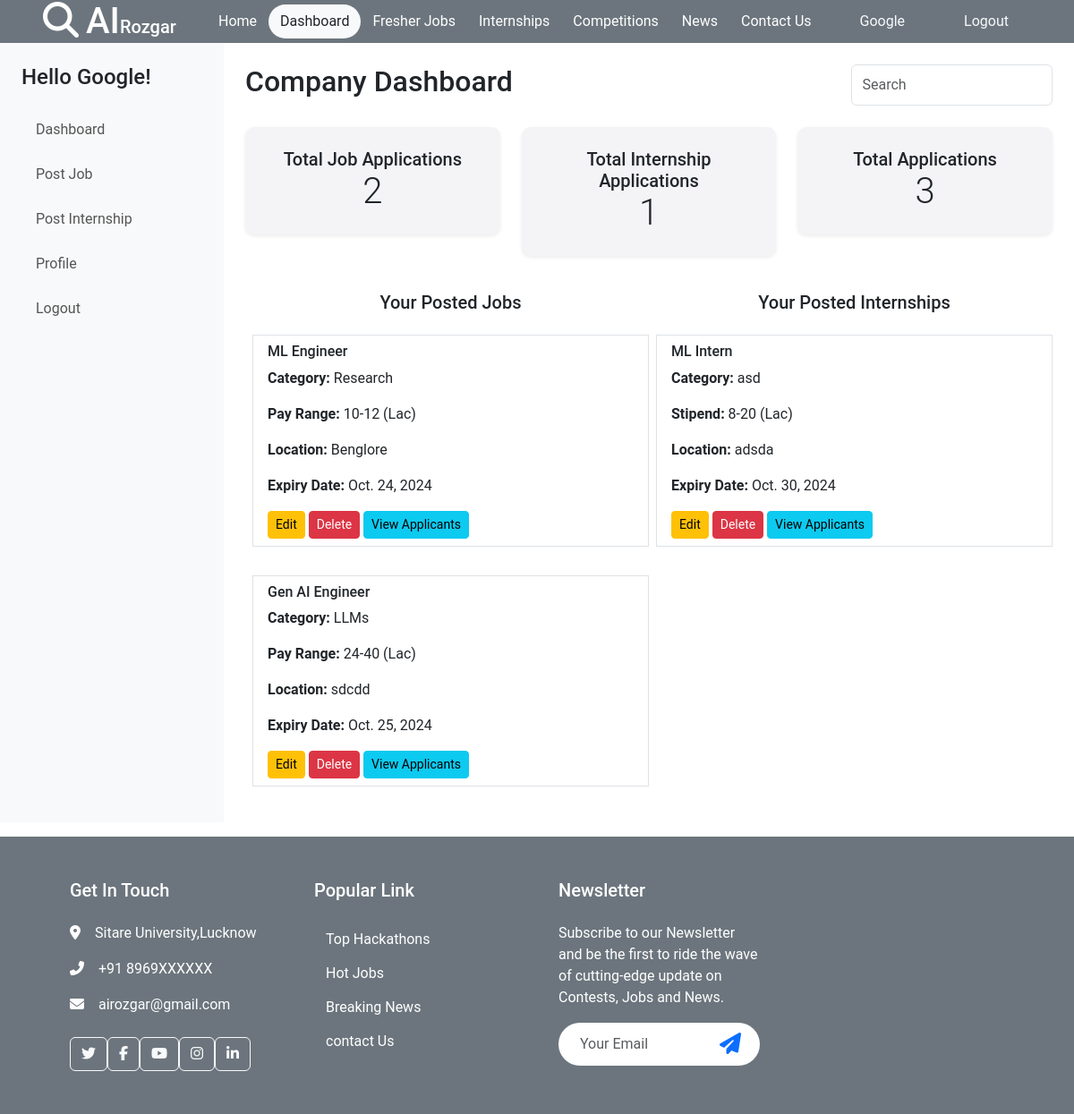
Page /company/ (signed in) on the committed database.
### home/models.py (models this page shows, shortened)
class Company(models.Model):
    user = models.OneToOneField(User, on_delete=models.CASCADE)  # Connect with the User model
    company_name = models.CharField(max_length=255)
    phone_number = models.CharField(max_length=15)
    email = models.EmailField(max_length=255, blank=True, null=True)
    website = models.URLField(max_length=255)
    location = models.CharField(max_length=255, blank=True, null=True)
    profile_picture = models.ImageField(upload_to='profile_pictures/companies/', blank=True, null=True)

class Job(models.Model):
    company = models.ForeignKey(Company, on_delete=models.CASCADE)
    title = models.CharField(max_length=255, default='Job')
    description = models.TextField()
    field = models.CharField(max_length=255)
    category = models.CharField(max_length=255)
    pay_range = models.CharField(max_length=20)
    location = models.CharField(max_length=255)
    expiry_date = models.DateField()
    created_date = models.DateField(auto_now_add=True)
    skills = models.TextField()
    student_applied = models.JSONField()  # To store hashmap of students applied

class Internship(models.Model):
    company = models.ForeignKey(Company, on_delete=models.CASCADE)
    title = models.CharField(max_length=255, default='Internship')
    description = models.TextField()
    field = models.CharField(max_length=255)
    category = models.CharField(max_length=255)
    stipend = models.CharField(max_length=20)
    location = models.CharField(max_length=255)
    expiry_date = models.DateField()
    created_date = models.DateField(auto_now_add=True)
    skills = models.TextField()
    student_applied = models.JSONField()  # To store hashmap of students applied

### home/views.py (the view)
# urls.py: path('company/', company, name='company'),
@login_required(login_url="/login/")
def company(request):
    company = request.user.company
    jobs = Job.objects.filter(company=company)
    internships = Internship.objects.filter(company=company)
    return render(request, 'company.html', {'jobs': jobs, 'internships': internships})

### home/templates/company.html (shortened to what this page needs)
{% extends 'base.html' %}
{% block start %}
<div class="d-flex">
    <div id="sidebar" class="bg-light p-4">
        <h4 class="mb-4">Hello {{ request.user.company.company_name }}!</span></h4>
        <ul class="nav flex-column">
            <li class="nav-item"><a href="/company/" class="nav-link">Dashboard</a></li>
            <li class="nav-item"><a href="/postjob/" class="nav-link">Post Job</a></li>
            <li class="nav-item"><a href="/postinternship/" class="nav-link">Post Internship</a></li>
            <li class="nav-item"><a href="/editcompany/" class="nav-link">Profile</a></li>
            <li class="nav-item"><a href="/logout/" class="nav-link material-symbols-sharp">Logout</a></li>
        </ul>
    </div>
    <div id="main-content" class="container-fluid p-4">
        <div class="d-flex justify-content-between mb-4">
            <h2>Company Dashboard</h2>
            <input type="text" class="form-control w-25" placeholder="Search">
        </div>
        <div class="row text-center">
            <div class="col-md-4">
                <div class="card p-4 shadow-sm">
                    <h5>Total Job Applications</h5>
                    <p class="display-6">{{ jobs.count }}</p>
                </div>
            </div>
            <div class="col-md-4">
                <div class="card p-4 shadow-sm">
                    <h5>Total Internship Applications</h5>
                    <p class="display-6">{{ internships.count }}</p>
                </div>
            </div>
            <div class="col-md-4">
                <div class="card p-4 shadow-sm">
                    <h5>Total Applications</h5>
                    <p class="display-6">{{ jobs.count|add:internships.count }}</p>
                </div>
            </div>
        </div>
        <div class="d-flex mt-4">
            <div class="w-50 pr-3 mx-2">
                <h5 class="text-center font-weight-bold mt-3">Your Posted Jobs</h5>
                <ul class="list-group">
                    {% for job in jobs %}
                    <div class="my-3">
                        <li class="list-group-item">
                            <h6>{{ job.title }}</h6>
                            <p><strong>Category:</strong> {{ job.category }}</p>
                            <p><strong>Pay Range:</strong> {{ job.pay_range }} (Lac)</p>
                            <p><strong>Location:</strong> {{ job.location }}</p>
                            <p><strong>Expiry Date:</strong> {{ job.expiry_date }}</p>
                            <div class="mt-2">
                                <a href="{% url 'edit_job' job.id %}" class="btn btn-sm btn-warning">Edit</a>
                                <a href="{% url 'delete_job' job.id %}" class="btn btn-sm btn-danger">Delete</a>
                                <a href="{% url 'job_applicants' job.id %}" class="btn btn-sm btn-info">View Applicants</a>
                            </div>
                        </li>
                    </div>
                    {% empty %}
                    <li class="list-group-item">No jobs posted yet.</li>
                    {% endfor %}
                </ul>
            </div>
            <div class="w-50 pl-3">
                <h5 class="text-center font-weight-bold mt-3">Your Posted Internships</h5>
                <ul class="list-group">
                    {% for internship in internships %}
                    <div class="my-3">
                        <li class="list-group-item">
                            <h6>{{ internship.title }}</h6>
                            <p><strong>Category:</strong> {{ internship.category }}</p>
                            <p><strong>Stipend:</strong> {{ internship.stipend }} (Lac)</p>
                            <p><strong>Location:</strong> {{ internship.location }}</p>
                            <p><strong>Expiry Date:</strong> {{ internship.expiry_date }}</p>
                            <div class="mt-2">
                                <a href="{% url 'edit_internship' internship.id %}" class="btn btn-sm btn-warning">Edit</a>
                                <a href="{% url 'delete_internship' internship.id %}" class="btn btn-sm btn-danger">Delete</a>
                                <a href="{% url 'internship_applicants' internship.id %}" class="btn btn-sm btn-info">View Applicants</a>
                            </div>
                        </li>
                    </div>
                    {% empty %}
                    <li class="list-group-item">No internships posted yet.</li>
                    {% endfor %}
                </ul>
            </div>
        </div>
    </div>
</div>
{% endblock %}

### home/templates/base.html (shortened to what this page needs)
<!DOCTYPE html>
<html lang="en">
<head>
  <link href="https://cdn.jsdelivr.net/npm/bootstrap@5.3.3/dist/css/bootstrap.min.css" rel="stylesheet"
>
  <link href="https://cdnjs.cloudflare.com/ajax/libs/font-awesome/6.6.0/css/all.min.css" rel="stylesheet">
  <link href="../static/css/style.css" rel="stylesheet">
</head>
<body>
  <nav class="navbar navbar-expand-lg bg-secondary px-4 px-lg-5 py-3 py-lg-0 sticky-top">
    <a href="/" class="navbar-brand p-0">
        <h1 class="m-0 text-white"><i class="fas fa-search me-2"></i>AI<span class="fs-5">Rozgar</span></h1>
    </a>
    <div class="collapse navbar-collapse" id="navbarCollapse">
        <div class="navbar-nav ms-auto py-0">
            <a href="/" class="nav-item btn text-light rounded-pill {% if request.path == '/' %}bg-light text-dark{% else %}btn-secondary text-white{% endif %}">Home</a>
            {% if request.user.is_authenticated and request.user.company %}
            <a href="/company/" class="nav-item btn text-light rounded-pill {% if request.path == '/company/' %}bg-light text-dark{% else %}btn-secondary text-white{% endif %}">Dashboard</a>
            {% endif %}
            <a href="/job/" class="nav-item btn text-light rounded-pill {% if request.path == '/job/' %}bg-light text-dark{% else %}btn-secondary text-white{% endif %}">Fresher Jobs</a>
            <a href="/internship/" class="nav-item btn text-light rounded-pill {% if request.path == '/internship/' %}bg-light text-dark{% else %}btn-secondary text-white{% endif %}">Internships</a>
            <a href="/contest/" class="nav-item btn text-light rounded-pill {% if request.path == '/contest/' %}bg-light text-dark{% else %}btn-secondary text-white{% endif %}">Competitions</a>
            <a href="/news/" class="nav-item btn text-light rounded-pill {% if request.path == '/news/' %}bg-light text-dark{% else %}btn-secondary text-white{% endif %}">News</a>
            <a href="/contact/" class="nav-item btn text-light rounded-pill {% if request.path == '/contact/' %}bg-light text-dark{% else %}btn-secondary text-white{% endif %}">Contact Us</a>
        </div>
        {% if request.user.is_authenticated %}
        <a href="#" class="btn btn-secondary text-light rounded-pill py-2 px-4 ms-3">{{ request.user.first_name }}</a>
        <a href="/logout/" class="btn btn-secondary text-light rounded-pill py-2 px-4 ms-3">Logout</a>
        {% else %}
        <a href="/login/" class="btn btn-secondary text-light rounded-pill py-2 px-4 ms-3">Log In</a>
        {% endif %}
    </div>
</nav>
  {% block start %}
  {% endblock %}
  <div class="bg-secondary footer mt-3">
    <div class="container py-5 px-lg-5">
      <div class="row g-5">
        <div class="col-md-6 col-lg-3">
          <h5 class="text-white mb-4">Get In Touch</h5>
          <p class="text-white"><i class="fa fa-map-marker-alt me-3"></i>Sitare University,Lucknow</p>
          <p class="text-white"><i class="fa fa-phone-alt me-3"></i>+91 8969XXXXXX</p>
          <p class="text-white"><i class="fa fa-envelope me-3"></i>airozgar@gmail.com</p>
          <div class="d-flex pt-2">
            <a class="btn btn-outline-light btn-social" href=""><i class="fab fa-twitter"></i></a>
            <a class="btn btn-outline-light btn-social" href=""><i class="fab fa-facebook-f"></i></a>
            <a class="btn btn-outline-light btn-social" href=""><i class="fab fa-youtube"></i></a>
            <a class="btn btn-outline-light btn-social" href=""><i class="fab fa-instagram"></i></a>
            <a class="btn btn-outline-light btn-social" href=""><i class="fab fa-linkedin-in"></i></a>
          </div>
        </div>
        <div class="col-md-6 col-lg-3">
          <h5 class="text-white mb-4">Popular Link</h5>
          <a class="btn text-white" href="/contest/">Top Hackathons</a>
          <a class="btn text-white" href="/job/">Hot Jobs</a>
          <a class="btn text-white" href="/news/">Breaking News</a>
          <a class="btn text-white" href="/contact/">contact Us</a>
        </div>
        <div class="col-md-6 col-lg-3">
          <h5 class="text-white mb-4">Newsletter</h5>
          <p class="text-white ">
            Subscribe to our Newsletter and be the first to ride the wave of
            cutting-edge update on Contests, Jobs and News.
          </p>
          <div class="position-relative w-100 mt-3">
            <input class="form-control border-0 rounded-pill w-100 ps-4 pe-5" type="text" placeholder="Your Email"
              style="height: 48px;">
            <button type="button" class="btn shadow-none position-absolute top-0 end-0 mt-1 me-2"> <i
                class="fa fa-paper-plane text-primary fs-4"></i></button>
          </div>
        </div>
      </div>
    </div>
</body>
</html>

### home/static/css/style.css (style rules this page uses)
body { font-family: 'Poppins', 'Roboto', sans-serif; }

### home/templates/company.html (style rules this page uses)
#sidebar { width: 250px; min-height: 100vh; }
#main-content { flex: 1; background-color: #fff; }
.nav-link { color: #555; margin-bottom: 10px; font-size: 16px; }
.card { border-radius: 10px; border: none; background-color: #f4f4f7; }
.card h5, .card p { margin-bottom: 0; }

### rows in the picture
Job: title "ML Engineer", category "Research", pay_range "10-12", location "Benglore", expiry_date "Oct. 24, 2024"
Job: title "Gen AI Engineer", category "LLMs", pay_range "24-40", location "sdcdd", expiry_date "Oct. 25, 2024"
Internship: title "ML Intern", category "asd", stipend "8-20", location "adsda", expiry_date "Oct. 30, 2024"

### other values in the picture
{{ request.user.first_name }} "Google"
{{ request.user.company.company_name }} "Google"
{{ jobs.count }} "2"
{{ internships.count }} "1"
{{ jobs.count|add:internships.count }} "3"
